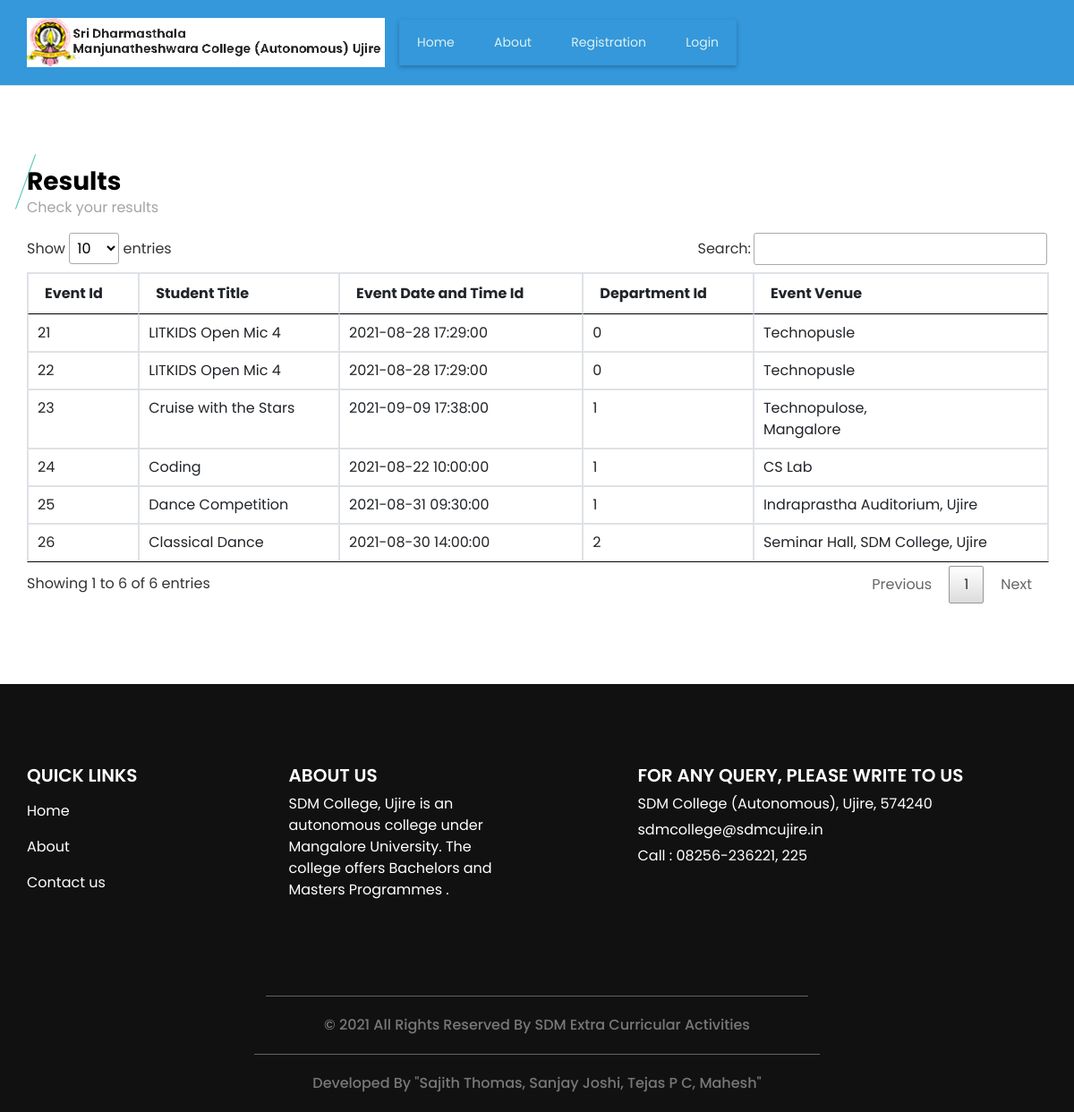
The page /event_display.php on the database as committed earlier.
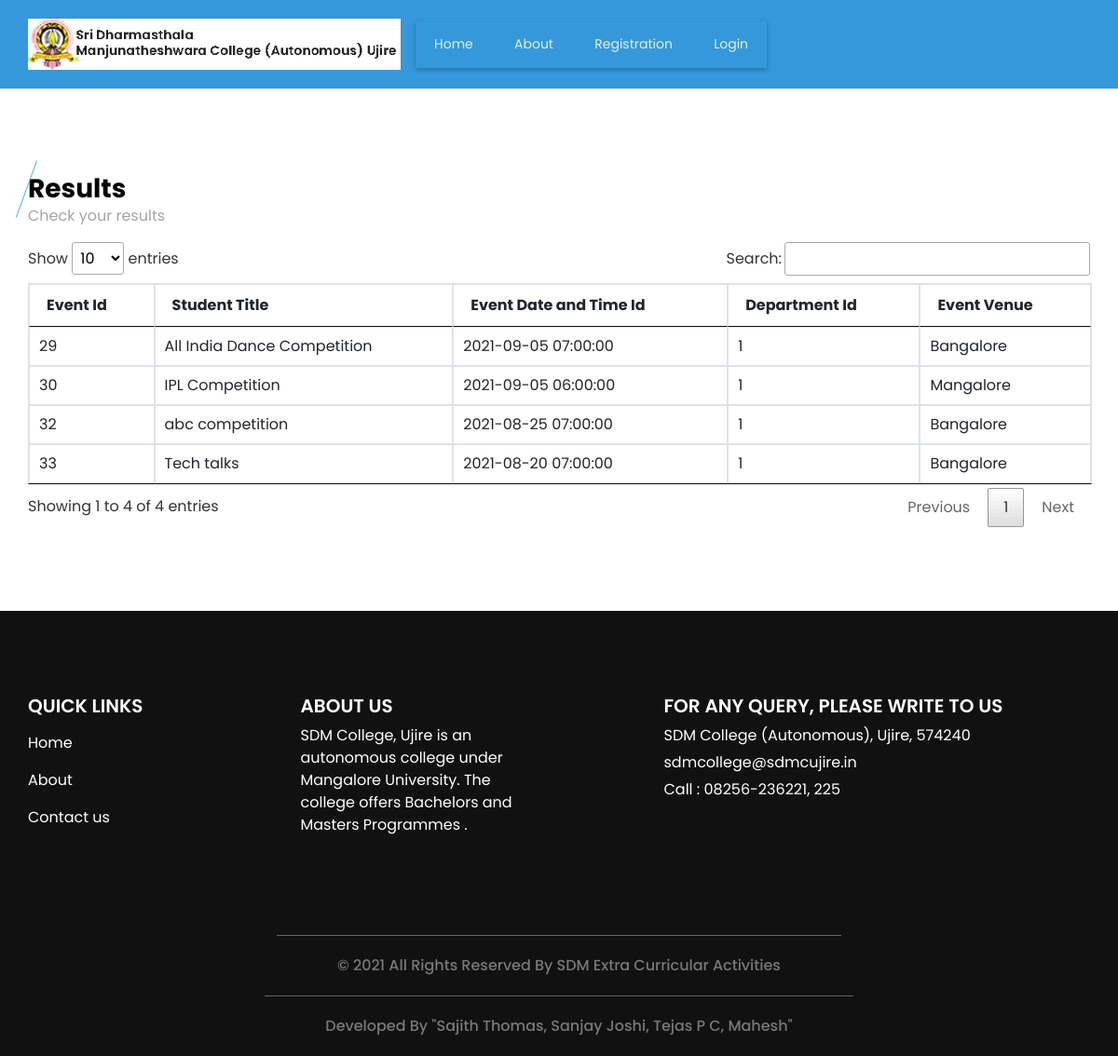
The same page on the database as committed later.
### tables this page shows
CREATE TABLE `event` (
  `event_id` bigint(20) NOT NULL,
  `event_type_id` int(11) NOT NULL,
  `event_participation_type` varchar(25) NOT NULL COMMENT 'Single, Team',
  `no_of_participants` int(11) NOT NULL,
  `event_title` varchar(300) NOT NULL,
  `event_description` text NOT NULL,
  `event_rules` text NOT NULL,
  `event_banner` varchar(300) NOT NULL,
  `department_id` int(11) NOT NULL,
  `club_id` int(11) NOT NULL,
  `course_id` text NOT NULL,
  `st_class` text NOT NULL,
  `event_date_time` datetime NOT NULL,
  `event_venue` text NOT NULL,
  `staff_id` int(11) NOT NULL,
  `participation_limit` int(11) NOT NULL,
  `event_status` varchar(10) NOT NULL
);

### event_display.php (the view, shortened to what this page needs)
<?php
include("header.php");
?>
  <section class="event_section layout_padding">
    <div class="container">
      <div class="heading_container">
        <h3>
         Results
        </h3>
        <p>
         Check your results
        </p>
      </div>
      <div class="event_container">
        <div class="">
<table id="datatableplugin" class="table table-bordered">
	<thead>
		<tr>
			<th>Event Id</th>
			<th>Student Title</th>
			<th>Event Date and Time Id</th>
			<th>Department Id</th>
			<th>Event Venue</th>
		</tr>
	</thead>
	<tbody>
		<?php
		$sqlview = "SELECT * FROM  event";
		$qsqlview = mysqli_query($con,$sqlview);
		while($rsview = mysqli_fetch_array($qsqlview))
		{
			echo "<tr>
				<td>$rsview[event_id]</td>
				<td>$rsview[event_title]</td>
				<td>$rsview[event_date_time]</td>
				<td>$rsview[department_id]</td>
				<td>$rsview[event_venue]</td>
			</tr>";
		}
		?>
	</tbody>
</table>
        </div>
      </div>
    </div>
  </section>
<?php
include("footer.php");
?>

Rows that differ between the two databases and show on the page:
removed event: event_id "21", event_title "LITKIDS Open Mic 4", event_date_time "2021-08-28 17:29:00", department "0", event_venue "Technopusle"
removed event: event_id "22", event_title "LITKIDS Open Mic 4", event_date_time "2021-08-28 17:29:00", department "0", event_venue "Technopusle"
removed event: event_id "23", event_title "Cruise with the Stars", event_date_time "2021-09-09 17:38:00", department "1", event_venue "Technopulose, Mangalore"
removed event: event_id "24", event_title "Coding", event_date_time "2021-08-22 10:00:00", department "1", event_venue "CS Lab"
removed event: event_id "25", event_title "Dance Competition", event_date_time "2021-08-31 09:30:00", department "1", event_venue "Indraprastha Auditorium, Ujire"
removed event: event_id "26", event_title "Classical Dance", event_date_time "2021-08-30 14:00:00", department "2", event_venue "Seminar Hall, SDM College, Ujire"
added event: event_id "29", event_title "All India Dance Competition", event_date_time "2021-09-05 07:00:00", department "1", event_venue "Bangalore"
added event: event_id "30", event_title "IPL Competition", event_date_time "2021-09-05 06:00:00", department "1", event_venue "Mangalore"
added event: event_id "32", event_title "abc competition", event_date_time "2021-08-25 07:00:00", department "1", event_venue "Bangalore"
added event: event_id "33", event_title "Tech talks", event_date_time "2021-08-20 07:00:00", department "1", event_venue "Bangalore"
Other text that changed with them:
text written by a page script: "Show entries Search: Showing 1 to 6 of 6 entries Previous 1 Next" → "Show entries Search: Showing 1 to 4 of 4 entries Previous 1 Next"
